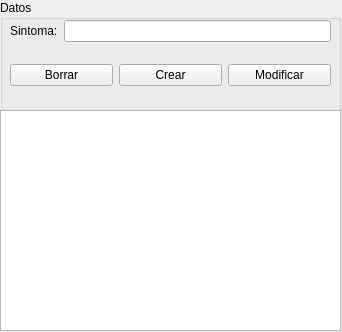
<?xml version="1.0" encoding="UTF-8"?>
<ui version="4.0">
 <class>Form</class>
 <widget class="QWidget" name="Form">
  <property name="geometry">
   <rect>
    <x>0</x>
    <y>0</y>
    <width>342</width>
    <height>332</height>
   </rect>
  </property>
  <property name="windowTitle">
   <string>Sintoma CRUD</string>
  </property>
  <property name="windowIcon">
   <iconset resource="resources.qrc">
    <normaloff>:/icons/icons/signo-sintoma.png</normaloff>:/icons/icons/signo-sintoma.png</iconset>
  </property>
  <widget class="QGroupBox" name="groupBox">
   <property name="geometry">
    <rect>
     <x>0</x>
     <y>0</y>
     <width>341</width>
     <height>111</height>
    </rect>
   </property>
   <property name="title">
    <string>Datos</string>
   </property>
   <widget class="QWidget" name="formLayoutWidget_2">
    <property name="geometry">
     <rect>
      <x>10</x>
      <y>20</y>
      <width>321</width>
      <height>31</height>
     </rect>
    </property>
    <layout class="QFormLayout" name="formLayout">
     <item row="0" column="0">
      <widget class="QLabel" name="symptomLabel">
       <property name="text">
        <string>Sintoma:</string>
       </property>
      </widget>
     </item>
     <item row="0" column="1">
      <widget class="QLineEdit" name="symptomInput"/>
     </item>
    </layout>
   </widget>
   <widget class="QWidget" name="horizontalLayoutWidget">
    <property name="geometry">
     <rect>
      <x>10</x>
      <y>50</y>
      <width>321</width>
      <height>51</height>
     </rect>
    </property>
    <layout class="QHBoxLayout" name="horizontalLayout">
     <item>
      <widget class="QPushButton" name="removeButton">
       <property name="text">
        <string>Borrar</string>
       </property>
      </widget>
     </item>
     <item>
      <widget class="QPushButton" name="createButton">
       <property name="text">
        <string>Crear</string>
       </property>
      </widget>
     </item>
     <item>
      <widget class="QPushButton" name="modifyButton">
       <property name="text">
        <string>Modificar</string>
       </property>
      </widget>
     </item>
    </layout>
   </widget>
  </widget>
  <widget class="QTableView" name="symptomsTable">
   <property name="geometry">
    <rect>
     <x>0</x>
     <y>110</y>
     <width>341</width>
     <height>221</height>
    </rect>
   </property>
  </widget>
 </widget>
 <resources>
  <include location="resources.qrc"/>
 </resources>
 <connections/>
</ui>
